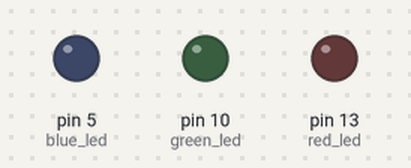
Recording of a sketch running on a simulated Arduino Uno, built with avr-gcc and run on an emulated ATmega328P. On the bench: output pins drawn as LEDs (lit = HIGH). Dashed ring = blinking.

Above: at 0.2 s.
At 1.12 s:
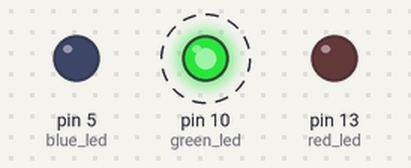
Timing chart, 0 to 3.0 s (numbered marks = the images above):
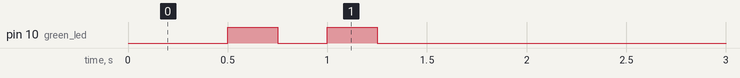

The sketch:

DesignPhase1A.ino
```cpp
// ACTION: Put the correct pin numbers for the switches, buttons, and LEDS
// ACTION: Test and Debug the code on the Arduino
// ACTION: Check if attach interrupt statements are valid

int red_led = 13;       // digital pin
int green_led = 10;     // PWM pin
int blue_led = 5;       // PWM pin
int toggle_button = 2;  // digital pin
int switch1 = 8;        // digital pin
int switch2 = 7;        // digital pin
int max_brightness = 255;
int green_brightness = 255;
bool blue_on = false;
bool fade_on = false;
bool red_on = false;

unsigned long interval = 250;      // 250 ms
unsigned long fade_interval = 24;  // 24 ms
int flashes = 0;
unsigned long time_elapsed = 0;
unsigned long startMillis = millis();
unsigned long currentMillis = 0;

bool flash_on = true;
bool flash_state = true;
volatile bool run_state = true;
volatile bool switch1_state = false;
volatile bool switch2_state = false;
unsigned long previousMillis = 0;

void setup() {
  Serial.begin(9600);
  // This automatically goes into the ON state
  pinMode(red_led, OUTPUT);
  pinMode(green_led, OUTPUT);
  pinMode(blue_led, OUTPUT);
  pinMode(switch1, INPUT_PULLUP);
  pinMode(switch2, INPUT_PULLUP);
  pinMode(toggle_button, INPUT_PULLUP);
  // All of the attach interrupt statements
  attachInterrupt(digitalPinToInterrupt(8), switch1Pressed, RISING);
  attachInterrupt(digitalPinToInterrupt(7), switch2Pressed, RISING);
}

void loop() {
  run_state_logic();
}

// Interrupt Service Routine (ISR) for Switch 1
void switch1Pressed() {
  switch1_state = true;
  Serial.print("We're in the mainframe");
}

// Interrupt Service Routine (ISR) for Switch 2
void switch2Pressed() {
  switch2_state = true;
}

void flash_logic() {
  if (flashes < 3) {                       // As long as 2 complete flash cycles have not been done
    if (time_elapsed >= interval) {  // if a 4th of a second has passed
      startMillis = currentMillis;
      flash_on = !flash_on;
      if (flash_on) {
        analogWrite(green_led, max_brightness);
      } else {
        flashes += 1;
        analogWrite(green_led, 0);
      }
    }
  } else {
    flashes = 0;
    flash_state = false;
  }
}


// dims green LED and then flashes twice
void run_state_logic() {
  int fadeAmount = 1;
  startMillis = millis();
  currentMillis = 0;
  int onDuration = 0;
  int offDuration = 0;
  while (run_state) {
    currentMillis = millis();
    time_elapsed = currentMillis - startMillis;
    if (flash_state) {
      flash_logic();
    }
  }
  // while (run_state) {
  //   //set pin brightness
  //   analogWrite(green_led, green_brightness);
  //   //lessen brightness
  //   green_brightness = green_brightness - fadeAmount;
  //   delay(100);  // delay for 10 ms - divides evenly into 6 seconds over 51 quantized dims
  //   //check if light is off
  //   if (green_brightness <= 0) {
  //     digitalWrite(green_led, HIGH);
  //     delay(250);
  //     digitalWrite(green_led, LOW);
  //     delay(250);
  //     digitalWrite(green_led, HIGH);
  //     delay(250);
  //     digitalWrite(green_led, LOW);
  //     delay(250);
  //     green_brightness = 255;

  //     if (switch1_state == true) {
  //       onDuration = 50;
  //       offDuration = 50;
  //       if (currentMillis - previousMillis >= onDuration) {
  //         digitalWrite(blue_led, LOW);
  //         previousMillis = currentMillis;
  //       } else if (currentMillis - previousMillis >= offDuration) {
  //         digitalWrite(blue_led, HIGH);
  //         previousMillis = currentMillis;
  //       }

  //       if (switch2_state == false) {
  //         digitalWrite(red_led, HIGH);
  //       } else {
  //         digitalWrite(red_led, LOW);
  //       }

  //     } else {
  //       onDuration = 500;
  //       offDuration = 500;
  //       digitalWrite(red_led, LOW);
  //       if (currentMillis - previousMillis >= onDuration) {
  //         digitalWrite(blue_led, LOW);
  //         previousMillis = currentMillis;
  //       } else if (currentMillis - previousMillis >= offDuration) {
  //         digitalWrite(blue_led, HIGH);
  //         previousMillis = currentMillis;
  //       }
  //     }
  //   }
  // }
}
```

Measured:
- by itself, pin 10 (green_led): alternates HIGH for 0.25 s and LOW for 0.25 s, 4 changes in all, then stays LOW
